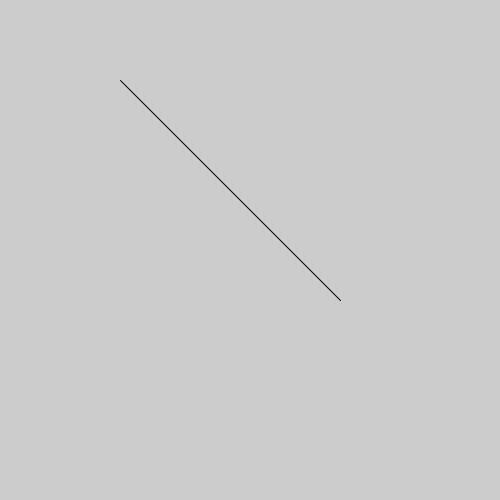
Frame 1 (no input)
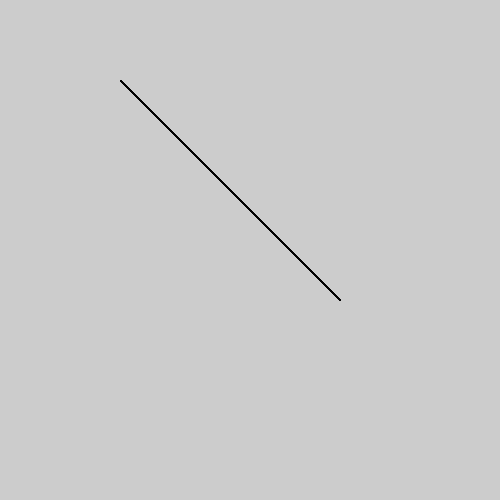
Frame 60 (the mouse pressed at the canvas centre just before this capture)
Frame 120 (the mouse held since frame 60 and released just before this capture): identical to frame 60, image omitted

The Processing sketch that drew these frames (run headless with seeded random() and noise(); from frame 60 on, the mouse is pressed at the canvas centre):

// Processing sketch: tic_tac_toe
// ── tic_tac_toe.pde
void setup() {
  size(500, 500);
}

void draw() {
  line(120, 80, 340, 300);
}
